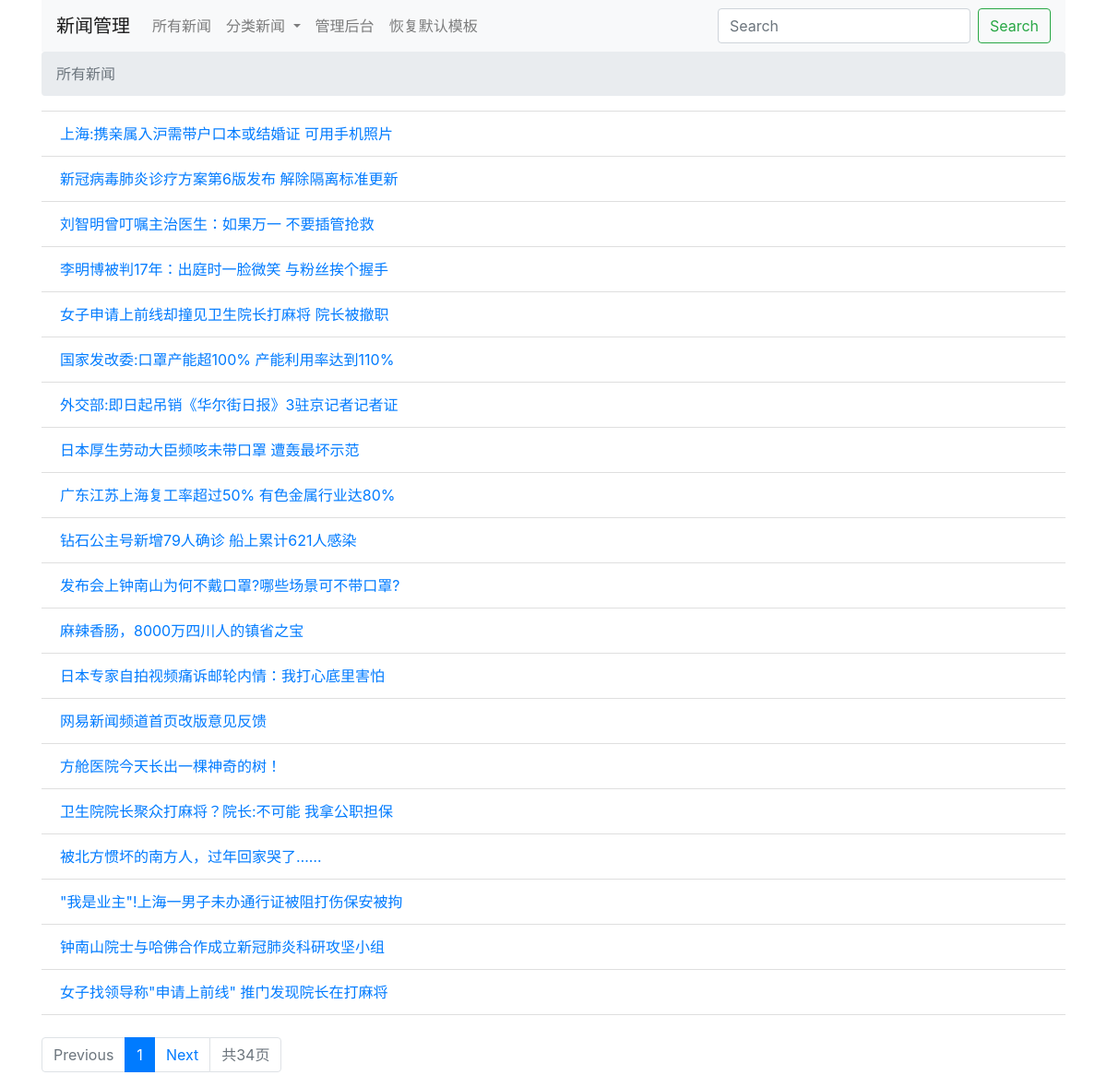
The page / on the database its author committed.
### main/models.py (models this page shows, shortened)
class Post(models.Model):
    title = models.CharField(max_length=1024, null=False)
    category = models.CharField(max_length=64)
    content = models.TextField()
    timestamp = models.DateTimeField()
    url = models.URLField()

### main/views.py (the view)
# urls.py: path('', views.PostList.as_view(), name='index'),
class PostList(ListView):
    model = Post
    paginate_by = 20
    context_object_name = 'posts'
    def get_queryset(self):
        category = self.request.GET.get('category')
        keyword = self.request.GET.get('keyword')
        if category:
            return Post.objects.filter(category=category)
        elif keyword:
            return Post.objects.filter(title__contains=keyword)
        else:
            return Post.objects.all()

### main/context_processors.py (called while the page is built)
def categories(request):
    query = Post.objects.values('category').distinct()
    categories = [item['category'] for item in query]
    return {
        'categories': categories
    }

### main/templates/main/post_list.html
{% extends 'main/base.html' %}
{% block content %}
<nav aria-label="breadcrumb">
    <ol class="breadcrumb">
        {% if request.GET.category %}
        <li class="breadcrumb-item"><a href="{% url 'posts' %}">所有新闻</a></li>
        <li class="breadcrumb-item active" aria-current="page">{{request.GET.category}}</li>
        {% else %}
        <li class="breadcrumb-item active" aria-current="page">所有新闻</li>
        {% endif %}
    </ol>
</nav>
<ul class="list-group list-group-flush">
    {% for post in posts %}
    <li class="list-group-item"><a href="{% url 'post' post.id %}">{{ post.title }}</a></li>
    {% endfor %}
</ul>
<br>
<nav aria-label="...">
    <ul class="pagination">
        {% if not page_obj.has_previous %}
        <li class="page-item disabled">
            <a class="page-link" href="#" tabindex="-1">Previous</a>
        </li>
        {% else %}
        <li class="page-item disabled">
            <a class="page-link" href="?page={{page_obj.previous_page_number}}" tabindex="-1">Previous</a>
        </li>
        {% endif %}
        <li class="page-item active">
            <a class="page-link" href="#">{{page_obj.number}}<span class="sr-only">(current)</span></a>
        </li>
        {% if not page_obj.has_next %}
        <li class="page-item disabled">
            <a class="page-link" href="#" tabindex="-1">Next</a>
        </li>
        {% else %}
        <li class="page-item">
            <a class="page-link" href="?page={{page_obj.next_page_number}}" tabindex="-1">Next</a>
        </li>
        {% endif %}
        <li class="page-item disabled">
            <a href="" class="page-link">共{{page_obj.paginator.num_pages}}页</a>
        </li>
    </ul>
</nav>
{% endblock %}

### main/templates/main/base.html (shortened to what this page needs)
<!doctype html>
<html lang="en">
<head>
    <link rel="stylesheet" href="https://maxcdn.bootstrapcdn.com/bootstrap/4.0.0/css/bootstrap.min.css"
>
</head>
<body>
<div class="container">
    <nav class="navbar navbar-expand-lg navbar-light bg-light">
        <a class="navbar-brand" href="#">新闻管理</a>
        <div class="collapse navbar-collapse" id="navbarSupportedContent">
            <ul class="navbar-nav mr-auto">
                <li class="nav-item">
                    <a class="nav-link" href="{% url 'posts' %}">所有新闻</a>
                </li>
                <li class="nav-item dropdown">
                    <a class="nav-link dropdown-toggle" href="#" id="navbarDropdown" role="button"
                       data-toggle="dropdown"
                       aria-haspopup="true" aria-expanded="false">
                        分类新闻
                    </a>
                </li>
                <li class="nav-item">
                    <a class="nav-link" href="{% url 'admin:index' %}" target="_blank">管理后台</a>
                </li>
                <li class="nav-item">
                    <a class="nav-link" href="{% url 'recover' %}">恢复默认模板</a>
                </li>
            </ul>
            <form class="form-inline my-2 my-lg-0" action="{% url 'posts' %}">
                <input class="form-control mr-sm-2" name="keyword" type="search" placeholder="Search"
                       aria-label="Search">
                <button class="btn btn-outline-success my-2 my-sm-0" type="submit">Search</button>
            </form>
        </div>
    </nav>
    {% block content %}
    {% endblock %}
</div>
</body>
</html>

### rows shown on the page
Post: title "上海:携亲属入沪需带户口本或结婚证 可用手机照片"
Post: title "新冠病毒肺炎诊疗方案第6版发布 解除隔离标准更新"
Post: title "刘智明曾叮嘱主治医生：如果万一 不要插管抢救"
Post: title "李明博被判17年：出庭时一脸微笑 与粉丝挨个握手"
Post: title "女子申请上前线却撞见卫生院长打麻将 院长被撤职"
Post: title "国家发改委:口罩产能超100% 产能利用率达到110%"
Post: title "外交部:即日起吊销《华尔街日报》3驻京记者记者证"
Post: title "日本厚生劳动大臣频咳未带口罩 遭轰最坏示范"
Post: title "广东江苏上海复工率超过50% 有色金属行业达80%"
Post: title "钻石公主号新增79人确诊 船上累计621人感染"
Post: title "发布会上钟南山为何不戴口罩?哪些场景可不带口罩?"
Post: title "麻辣香肠，8000万四川人的镇省之宝"
Post: title "日本专家自拍视频痛诉邮轮内情：我打心底里害怕"
Post: title "网易新闻频道首页改版意见反馈"
Post: title "方舱医院今天长出一棵神奇的树！"
Post: title "卫生院院长聚众打麻将？院长:不可能 我拿公职担保"
Post: title "被北方惯坏的南方人，过年回家哭了……"
Post: title "\"我是业主\"!上海一男子未办通行证被阻打伤保安被拘"
Post: title "钟南山院士与哈佛合作成立新冠肺炎科研攻坚小组"
Post: title "女子找领导称\"申请上前线\" 推门发现院长在打麻将"

### other values the page prints
{{ page_obj.number }} "1"
{{ page_obj.paginator.num_pages }} "34"
